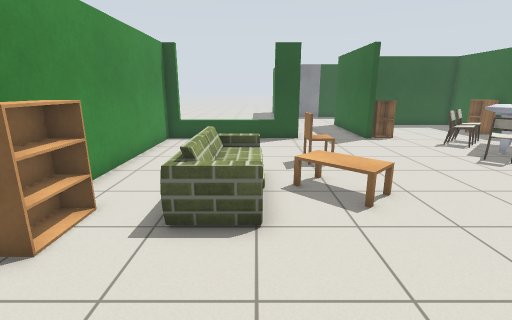
View 1 (above)

19 first-person views from a walk through a robot-simulator world made for Gazebo. The camera is 1.3 m above the floor, tilts 14° down and sees 85° across. The floor is counted in squares, 0.5 m on a side. Each view is taken from the middle of a square. On the plan, view 1 faces up. The plan holds only what a view shows up to about 19 squares ahead; the rest is blank. The place goes on beyond the plan. Robots are left out. Gazebo's built-in surfaces are drawn with simple patterns. Some stock models are drawn as simple stand-ins. Some surface patterns are stand-ins.

View 2
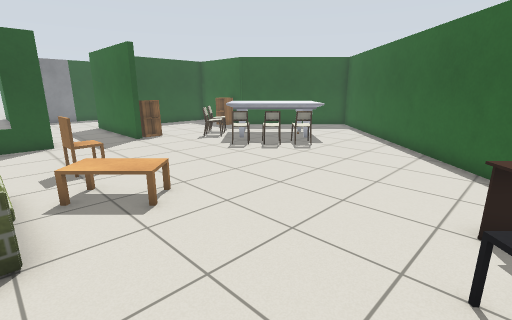

View 3
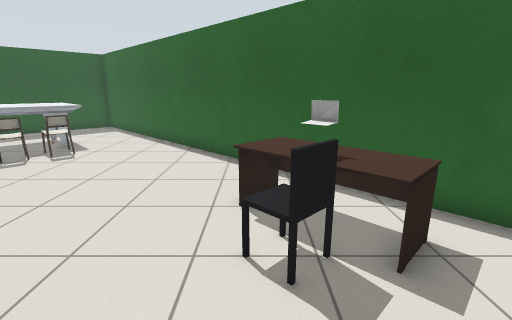

View 4
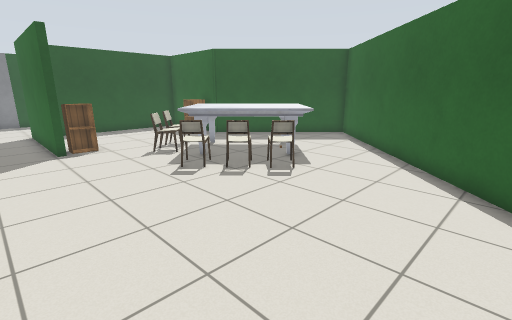

View 5
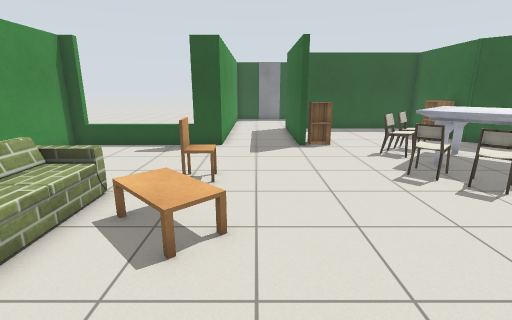

View 6
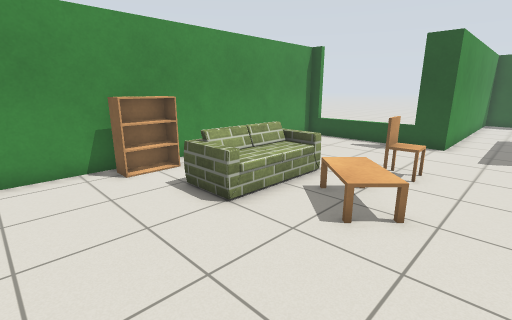

View 7
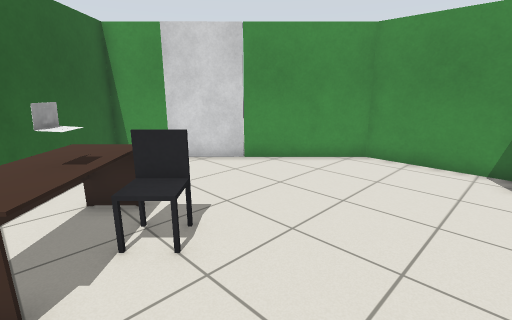

View 8
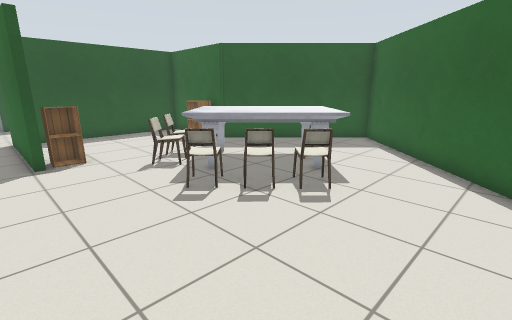

View 9
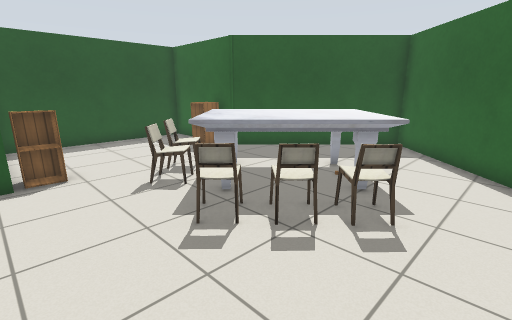

View 10
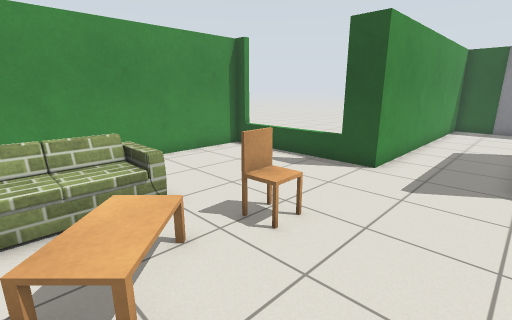

View 11
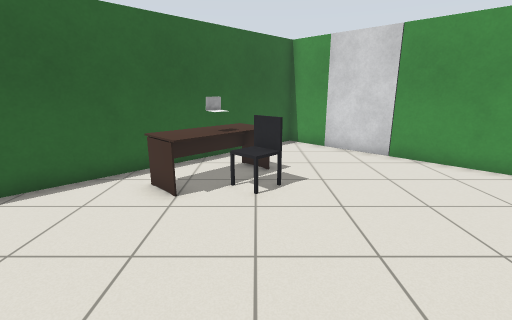

View 12
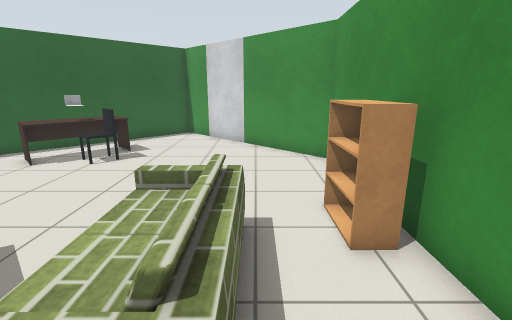

View 13
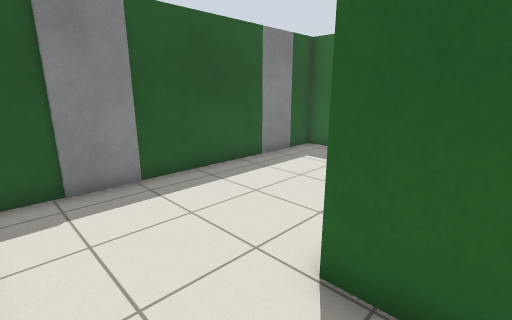

View 14
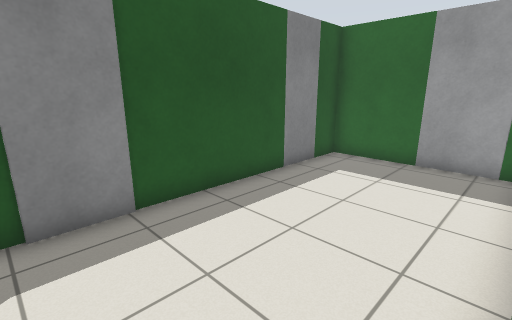

View 15
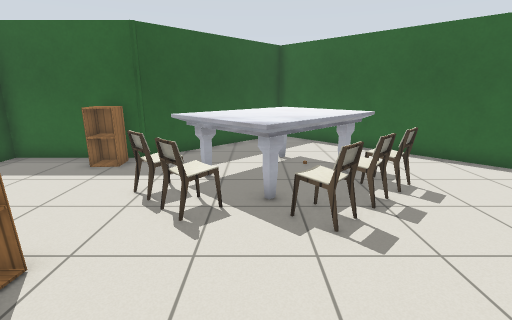

View 16
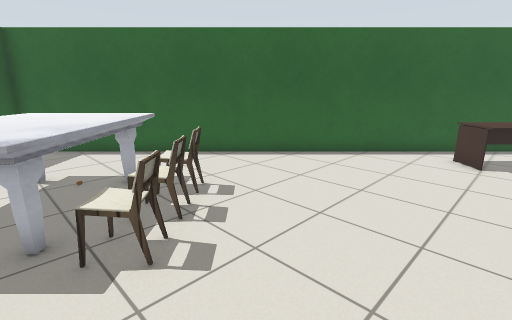

View 17
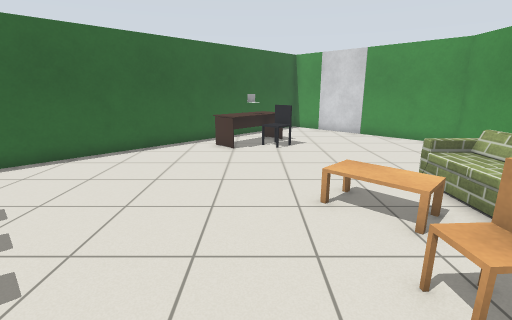

View 18
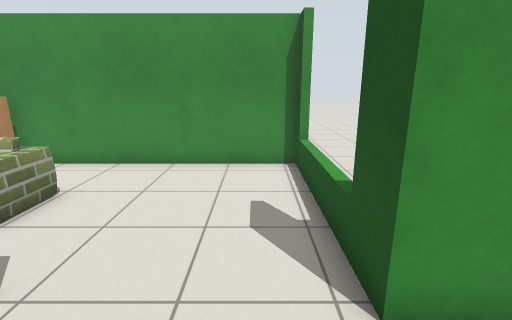

View 19
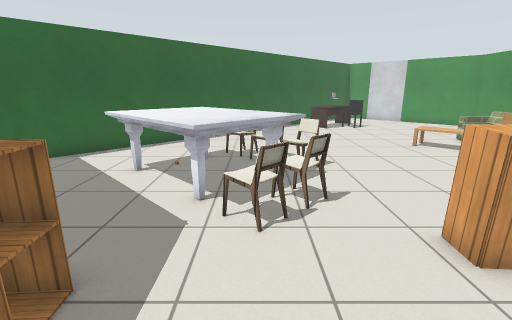

### Floor plan
Points are (right, up) in squares from view 1. A wall is a line through its corners. A room is listed if a view was taken in it or the views show most of it. See-through windows are left out.
Room 1 (views 1, 2, 3, 4, 5, 6, 7, 8, 9, 10, 11, 12, 13, 14, 15, 16, 17, 18, 19)
walls: (6.5, 15.5) (6.1, 15.5) (6.1, 21.9); (2.3, 23.6) (2.3, 15.4) (-4.9, 15.4) (-4.8, -0.6) (-1.4, -4.1); (0.6, -6.1) (2.2, -7.7) (20.5, 10.6) (14.8, 16.4) (14.8, 21.5) (6.6, 21.5)
ways out: opening at (4, 22.7) to room 2; opening at (0, -5)
objects: bookshelf (-4, 4) to (-4, 6); sofa (-2, 5) to (0, 9); coffee table (1, 6) to (3, 8); chair (2, 10) to (3, 11); office chair (3, -1) to (5, 0); desk (4, -3) to (7, 0); cabinet (7, 15) to (8, 16); chair (9, 10) to (10, 11); chair (9, 13) to (10, 14); marble table (10, 8) to (16, 14); chair (10, 9) to (11, 10); chair (11, 8) to (12, 9); chair (11, 14) to (11, 15); cabinet (13, 17) to (14, 18)
Room 2 (no view inside)
walls: (11.5, 28) (6.1, 28); (4.4, 28) (2.3, 28) (2.3, 23.6); (14.8, 24.8) (14.8, 28) (13.4, 28)
ways out: opening at (4, 22.7) to room 1
objects: door leaf (12, 28) to (13, 28); door leaf (15, 23) to (15, 24)

Where each view was taken, in squares from view 1:
view 1: 0 up, 0 right, facing up
view 2: 0 up, 0 right, facing up-right
view 3: 0 up, 0 right, facing right
view 4: 2 up, 4 right, facing up-right
view 5: 2 up, 4 right, facing up
view 6: 1 up, 5 right, facing up-left
view 7: 4 up, 6 right, facing down-left
view 8: 4 up, 5 right, facing up-right
view 9: 6 up, 6 right, facing up-right
view 10: 6 up, 6 right, facing up-left
view 11: 7 up, 4 right, facing down
view 12: 10 up, 2 left, facing down
view 13: 20 up, 3 right, facing up-right
view 14: 22 up, 4 right, facing up-right
view 15: 12 up, 4 right, facing right
view 16: 12 up, 5 right, facing down-right
view 17: 13 up, 5 right, facing down
view 18: 14 up, 5 right, facing left
view 19: 20 up, 11 right, facing down
